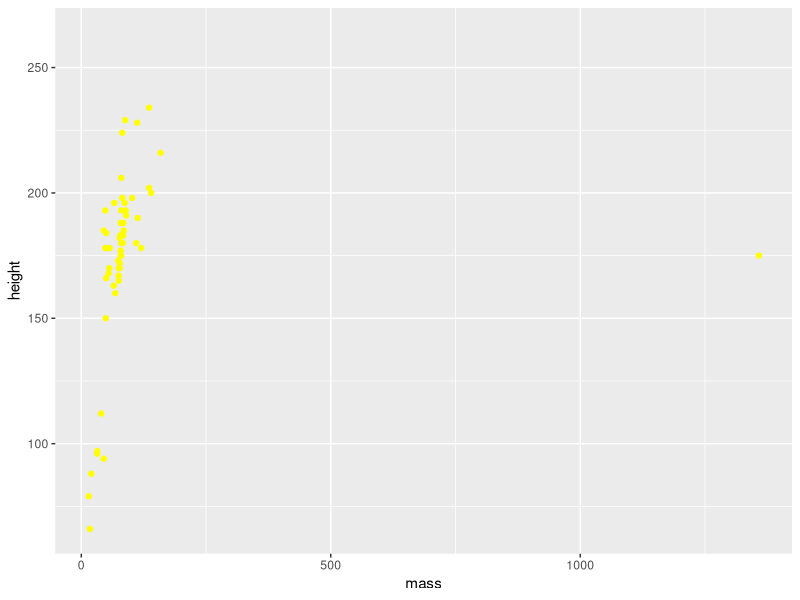

Source code (R):
## ---- chunk 1
knitr::opts_chunk$set(echo = TRUE)
library(tidyverse)
## ---- chunk 2
ggplot(data = starwars, aes(x = mass, y = height)) +
  geom_point(color = "yellow")
